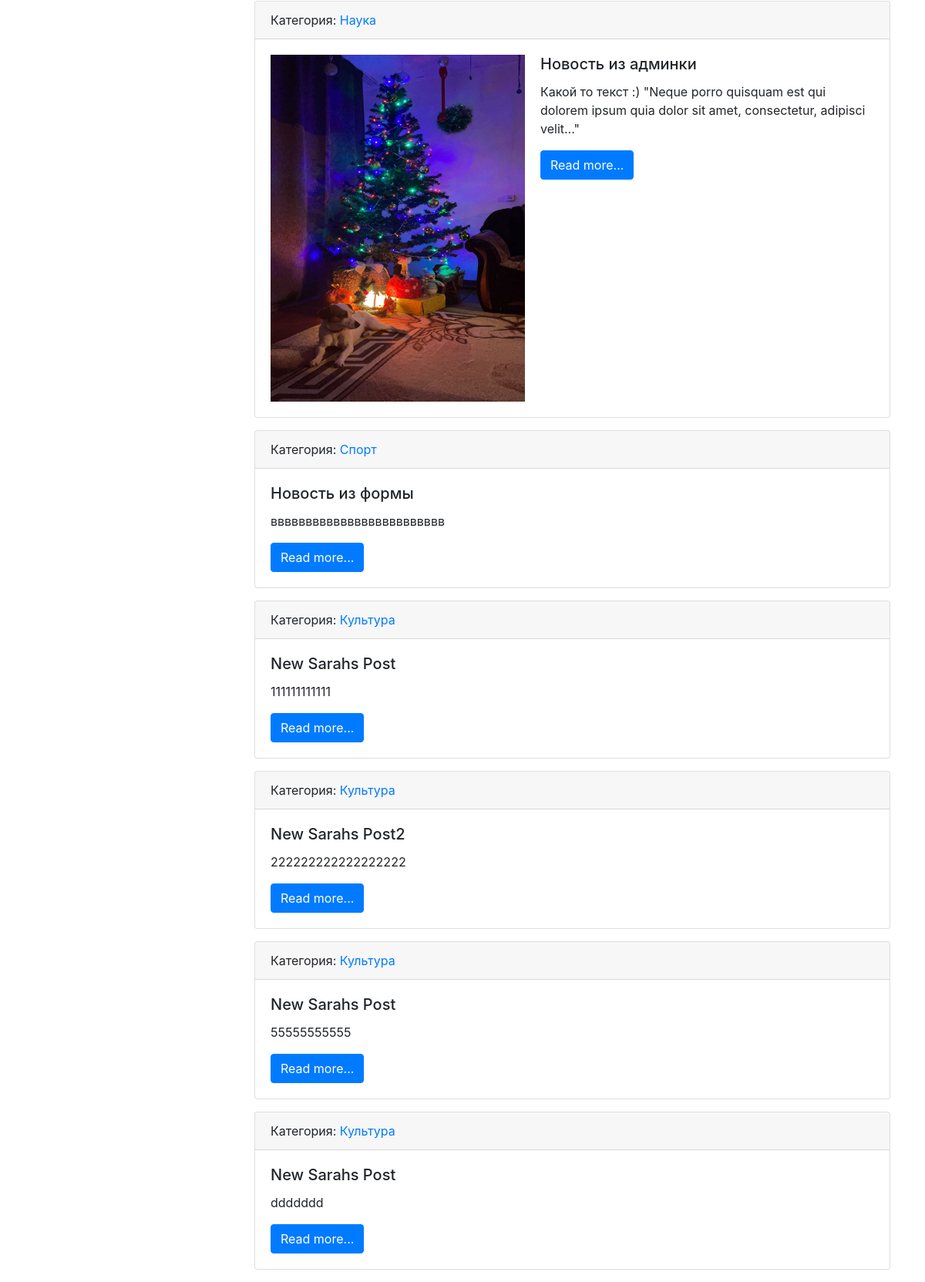
The app's page / (lower part), older data.
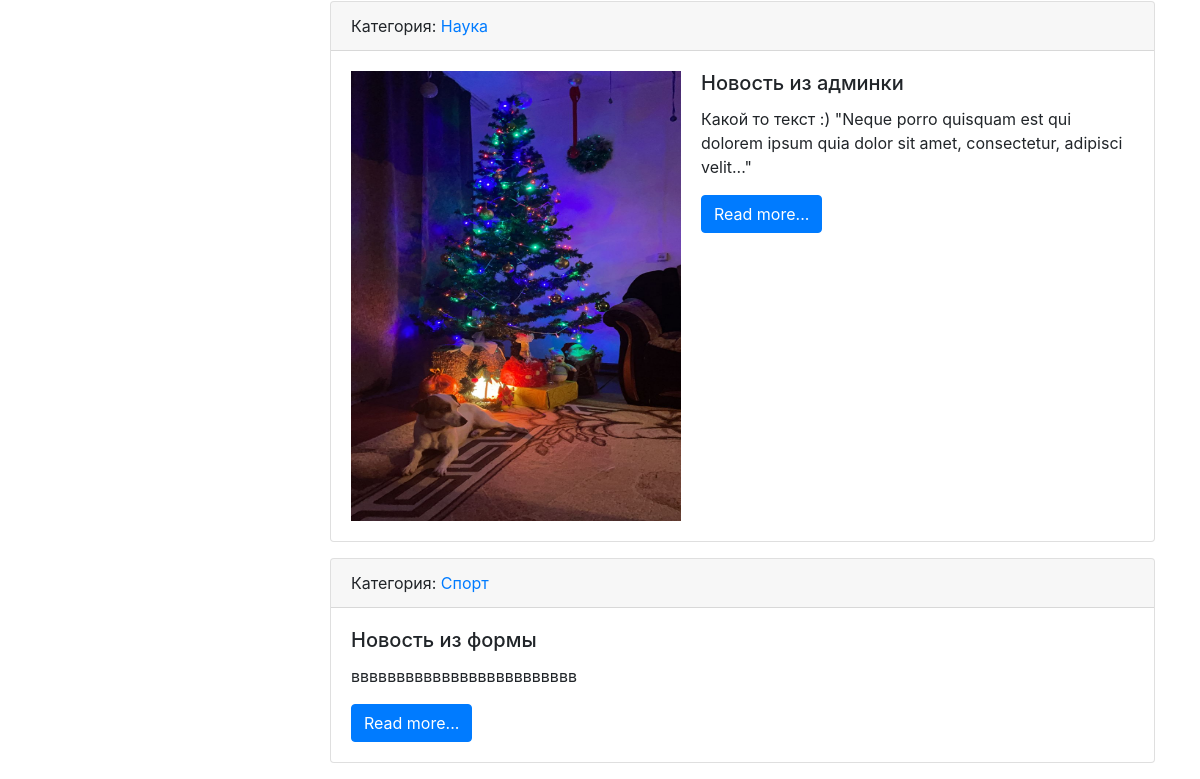
The same page, newer data.
### news/models.py (models this page shows, shortened)
class news(models.Model):
    title=models.CharField('Наименование',max_length=150)
    content=models.TextField('Контент',blank=True)
    created_at=models.DateTimeField('Дата создания',auto_now_add=True)
    updated_at=models.DateTimeField('Дата обновления',auto_now=True)
    photo=models.ImageField('Изображение',upload_to='photos/%Y/%m/%d/',blank=True)
    is_published=models.BooleanField('Опубликовано',default=True)
    category=models.ForeignKey('Category',on_delete=models.PROTECT,null=True,verbose_name='Категория')
    def get_absolute_url(self):
        return reverse('view_news',kwargs={'news_id':self.pk})
    class Meta:
        verbose_name='Новость'
        verbose_name_plural = 'Новости'
        ordering=['created_at']

class Category(models.Model):
    title=models.CharField('Наименование категории',max_length=150,db_index=True)
    def get_absolute_url(self):
        return reverse('category',kwargs={'category_id':self.pk})
    def __str__(self):
        return self.title
    class Meta:
        verbose_name='Категория'
        verbose_name_plural = 'Категории'
        ordering=['title']

### news/views.py (the view)
# urls.py: path('',HomeView.as_view(),name='home'),
class HomeView(ListView):
    model = news
    template_name = 'news/home_news_list.html'
    context_object_name = 'news'

### news/templatetags/news_tags.py (called while the page is built)
@register.inclusion_tag('news/list_categories.html')
def show_categories():
    categories=Category.objects.all()
    return {'categories':categories}

### news/templates/news/home_news_list.html (shortened to what this page needs)
<!DOCTYPE html>
<html lang="en">
<!DOCTYPE html>
<html lang="en">
{% extends 'base.html' %}
{% block content %}
        {% for item in news %}
<div class="card mb-3">
  <div class="card-header">
      Категория: <a href="{{item.category.get_absolute_url}}">{{item.category}}</a>
  </div>
    <div class="card-body">
        <div class="media">
            <div class="media-body">
                {% if item.photo %}
                 <img src="{{item.photo.url}}" alt="" width="350" height="450" style="float:left;padding-right:20px">
                {% endif %}
                <h5 class="card-title">{{item.title}}</h5>
                <p class="card-text ">{{item.content}}</p>
                <a href="{{item.get_absolute_url}}" class="btn btn-primary">Read more...</a>
            </div>
        </div>
</div>
    </div>
        {% endfor %}
{% endblock %}

### templates/base.html (shortened to what this page needs)
{% load static %}
<!doctype html>
<html lang="ru">
  <head>
    <link rel="stylesheet" href="{% static 'bootstrap/css/bootstrap.min.css' %}">
  </head>
  <body>
<div class="container mt-3">
    <div class="row">
        <div class="col-md-3">
        </div>
        <div class="col-md-9">
            {% block content %}CONTENT{% endblock %}
        </div>
    </div>
</div>
  </body>
</html>

### templates/inc/_sidebar.html (shortened to what this page needs)
{% load news_tags %}

Row changes from the older to the newer data that the page shows:
removed news: category "Культура", title "New Sarahs Post", content "111111111111"
removed news: category "Культура", title "New Sarahs Post2", content "222222222222222222"
removed news: category "Культура", title "New Sarahs Post", content "55555555555"
removed news: category "Культура", title "New Sarahs Post", content "ddddddd"
